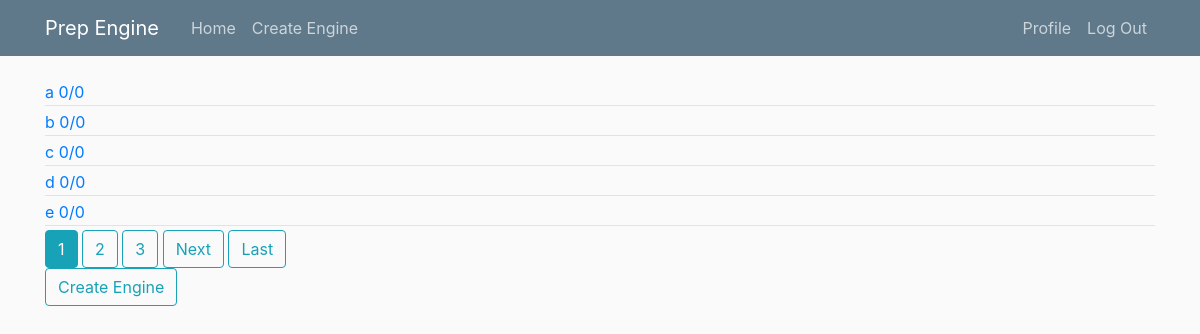
Page / (signed in) on the earlier database version.
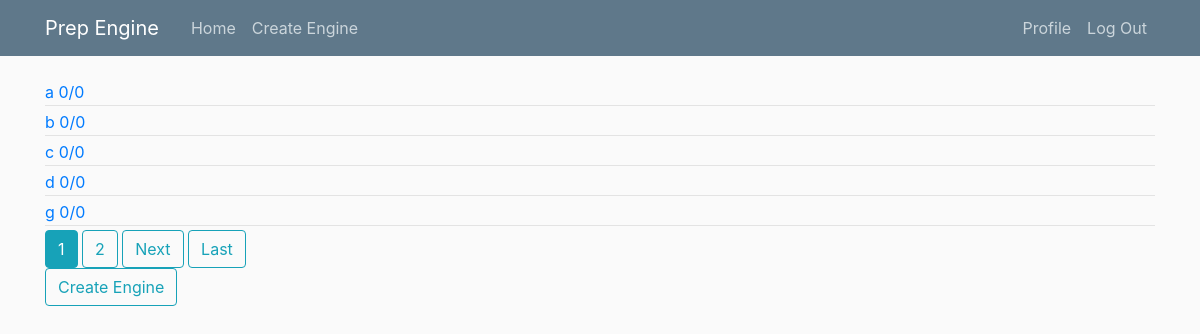
Same page on the later database version.
### tutor_sets/models.py (models this page shows, shortened)
class TutorSet(models.Model):
    title = models.CharField(max_length=100)
    score = models.PositiveIntegerField(default=0)
    totalQuestions = models.PositiveIntegerField(default=0)
    author = models.ForeignKey(User, on_delete=models.CASCADE)

### home/views.py (the view)
# urls.py: path('', TutorSetListView.as_view(), name='engine-home'),
class TutorSetListView(ListView):
    model = TutorSet
    template_name = 'home/home.html'
    context_object_name = 'tutorSets'
    paginate_by = 5

### home/templates/home/home.html (shortened to what this page needs)
{% extends "home/base.html" %}
{% block content %}
    {% if user.is_authenticated %}
        {% for tutorSet in tutorSets %}
        <a href="{% url 'tutorSet-detail' tutorSet.pk %}">
            <div class="article-metadata">
                {{ tutorSet.title }}
                {{ tutorSet.score }}/{{ tutorSet.totalQuestions }}
            </div>
        </a>
        {% endfor %}
        {% if is_paginated %}
            {% for num in page_obj.paginator.page_range %}
                {% if page_obj.number == num %}
                    <a class="btn btn-info mb4" href="?page={{ num }}">{{ num }}</a>
                {% elif num > page_obj.number|add:'-3' and num < page_obj.number|add:3 %}
                    <a class="btn btn-outline-info mb4" href="?page={{ num }}">{{ num }}</a>
                {% endif %}
            {% endfor %}
            {% if page_obj.has_next %}
                <a class="btn btn-outline-info mb4" href="?page={{ page_obj.next_page_number }}">Next</a>
                <a class="btn btn-outline-info mb4" href="?page={{ page_obj.paginator.num_pages }}">Last</a>
            {% endif %}
        {% endif %}
        <div>
            <a class="btn btn-outline-info" href="{% url 'tutorSet-create' %}">Create Engine</a>
        </div>
    {% endif %}
{% endblock %}

### home/templates/home/base.html (shortened to what this page needs)
{% load static %}
<!DOCTYPE html>
<html lang="en">
<head>
    <link rel="stylesheet" href="https://maxcdn.bootstrapcdn.com/bootstrap/4.0.0/css/bootstrap.min.css">
    <link rel="stylesheet" href="{% static 'home/main.css' %}">
</head>
<body>
    <header class="site-header">
      <nav class="navbar navbar-expand-md navbar-dark bg-steel fixed-top">
        <div class="container">
          <a class="navbar-brand mr-4" href="{% url 'engine-home' %}">Prep Engine</a>
          <div class="collapse navbar-collapse" id="navbarToggle">
            <div class="navbar-nav mr-auto">
                {% if user.is_authenticated %}
                    <a class="nav-item nav-link" href="{% url 'engine-home' %}">Home</a>
                    <a class="nav-item nav-link" href="{% url 'tutorSet-create' %}">Create Engine</a>
                {% endif %}
            </div>
            <div class="navbar-nav">
              {% if user.is_authenticated %}
                <a class="nav-item nav-link" href="{% url 'profile' %}">Profile</a>
                <a class="nav-item nav-link" href="{% url 'logout' %}" data-toggle="modal" data-target="#confirmLogout">Log Out</a>
              {% else %}
                <a class="nav-item nav-link" href="{% url 'login' %}">Login</a>
                <a class="nav-item nav-link" href="{% url 'register' %}">Register</a>
              {% endif %}
            </div>
          </div>
        </div>
      </nav>
    </header>
    <div class="container">
        {% block content %}
        {% endblock %}
    </div>
</body>
</html>

### home/static/home/main.css (style rules this page uses)
body { background: #fafafa; color: #333333; margin-top: 5rem; }
.bg-steel { background-color: #5f788a; }
.site-header .navbar-nav .nav-link { color: #cbd5db; }
.article-metadata { padding-bottom: 1px; margin-bottom: 4px; border-bottom: 1px solid #e3e3e3 }

Differences in the rows shown:
removed TutorSet: title "e", score "0", totalQuestions "0"
now on this page (row unchanged): TutorSet: title "g", score "0", totalQuestions "0"
Other differences:
list line gone: "3"
